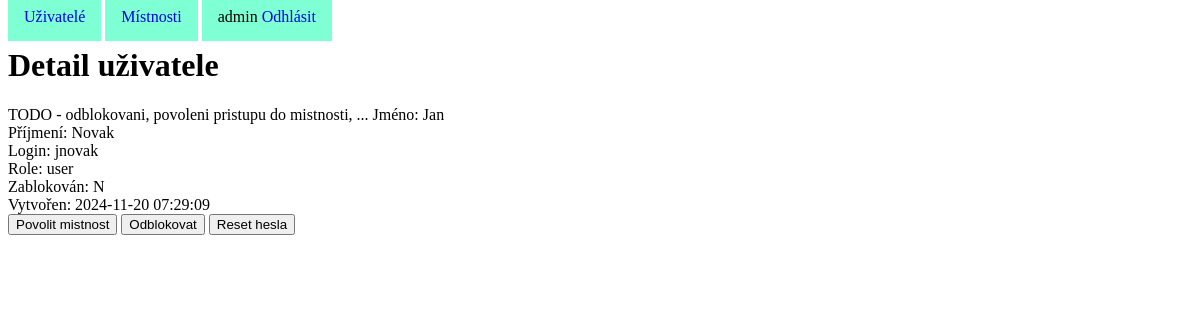
Page /userdet.php?id=4 (signed in) on the committed database.
### tables this page shows
CREATE TABLE `users` (
  `id` int NOT NULL AUTO_INCREMENT,
  `name` varchar(20) DEFAULT NULL,
  `surname` varchar(50) DEFAULT NULL,
  `passwd` varchar(32) NOT NULL,
  `login` varchar(20) NOT NULL,
  `role` enum('admin','moderator','user') NOT NULL DEFAULT 'user',
  `blocked` enum('Y','N') NOT NULL DEFAULT 'N',
  `avatar` varchar(50) DEFAULT NULL,
  `created` datetime NOT NULL DEFAULT CURRENT_TIMESTAMP,
  `age` int DEFAULT NULL,
  PRIMARY KEY (`id`),
  UNIQUE KEY `login` (`login`),
  KEY `users_idx1` (`surname`)
);

### userdet.php (the view, shortened to what this page needs)
<?php
require_once "layout/header.php";
require_once "dbcfg.php";
?>
<h1>Detail uživatele</h1>
TODO - odblokovani, povoleni pristupu do mistnosti, ...
<?php
$con = mysqli_connect($server, $login, $passwd, $schema);
$sql = "
select name, surname, login, role, blocked,
    created
from users
where id=".$_GET["id"];
$result = mysqli_query($con, $sql);
if ($row = mysqli_fetch_assoc($result)) {
    echo "Jméno: ".$row["name"].BR;
    echo "Příjmení: ".$row["surname"].BR;
    echo "Login: ".$row["login"].BR;
    echo "Role: ".$row["role"].BR;
    echo "Zablokován: ".$row["blocked"].BR;
    echo "Vytvořen: ".$row["created"].BR;
}
?>
<button>Povolit mistnost</button>
<button>Odblokovat</button>
<button>Reset hesla</button>
<?
require_once "layout/footer.php";
?>

### rows in the picture
users: name "Jan", surname "Novak", login "jnovak", role "user", blocked "N", created "2024-11-20 07:29:09"

### other values in the picture
$_SESSION["login"] "admin"
